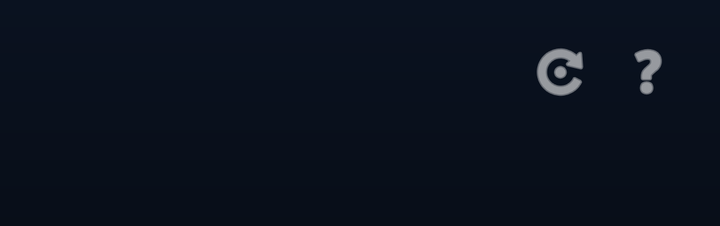
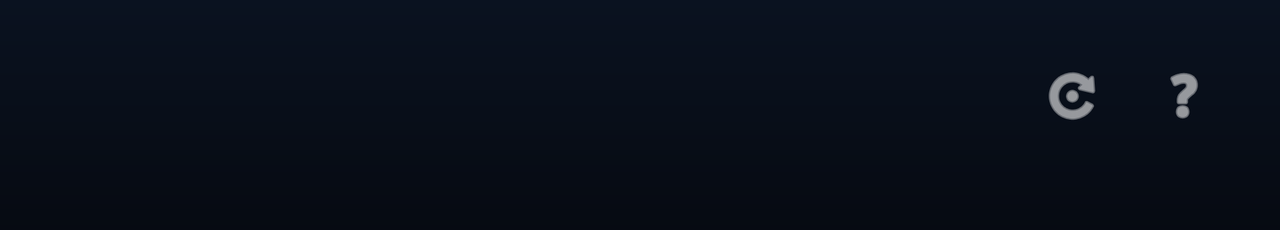

The same Android screen from two of the app's own layout files: first res/layout/ as a phone draws it, then the repository's variant for another configuration, drawn on a device whose configuration selects that folder. Both files follow.
<!-- AndroidManifest.xml: application theme Theme.BrainyArcade -->
<!-- res/layout/layout_game_header.xml -->
<?xml version="1.0" encoding="utf-8"?>
<androidx.constraintlayout.widget.ConstraintLayout xmlns:android="http://schemas.android.com/apk/res/android"
    xmlns:app="http://schemas.android.com/apk/res-auto"
    android:layout_width="match_parent"
    android:layout_height="wrap_content"
    android:padding="16dp">

    <TextView
        android:id="@+id/header_title"
        android:layout_width="0dp"
        android:layout_height="wrap_content"
        android:textColor="@color/text_white"
        android:textSize="26sp"
        android:fontFamily="sans-serif-black"
        android:letterSpacing="0.05"
        android:shadowColor="@color/neon_cyan_glow"
        android:shadowRadius="15"
        app:layout_constraintTop_toTopOf="parent"
        app:layout_constraintStart_toStartOf="parent"
        app:layout_constraintEnd_toStartOf="@id/header_buttons_panel"
        android:layout_marginEnd="8dp" />

    <TextView
        android:id="@+id/header_category"
        android:layout_width="0dp"
        android:layout_height="wrap_content"
        android:textColor="@color/neon_cyan"
        android:textSize="11sp"
        android:textStyle="bold"
        android:textAllCaps="true"
        android:letterSpacing="0.1"
        app:layout_constraintTop_toBottomOf="@id/header_title"
        app:layout_constraintStart_toStartOf="parent"
        app:layout_constraintEnd_toStartOf="@id/header_buttons_panel"
        android:layout_marginEnd="8dp" />

    <LinearLayout
        android:id="@+id/header_buttons_panel"
        android:layout_width="wrap_content"
        android:layout_height="wrap_content"
        android:orientation="horizontal"
        app:layout_constraintTop_toTopOf="parent"
        app:layout_constraintEnd_toEndOf="parent">

        <ImageButton
            android:id="@+id/header_restart"
            android:layout_width="40dp"
            android:layout_height="40dp"
            android:background="?attr/selectableItemBackgroundBorderless"
            android:src="@android:drawable/ic_menu_rotate"
            app:tint="@color/text_white"
            android:focusable="false"
            android:layout_marginEnd="4dp"
            android:contentDescription="New Game" />

        <ImageButton
            android:id="@+id/header_help"
            android:layout_width="40dp"
            android:layout_height="40dp"
            android:background="?attr/selectableItemBackgroundBorderless"
            android:src="@android:drawable/ic_menu_help"
            app:tint="@color/text_white"
            android:focusable="false"
            android:contentDescription="How to Play" />
    </LinearLayout>

    <LinearLayout
        android:id="@+id/header_stats_panel"
        android:layout_width="0dp"
        android:layout_height="wrap_content"
        android:orientation="horizontal"
        android:gravity="center_vertical"
        android:layout_marginTop="10dp"
        app:layout_constraintTop_toBottomOf="@id/header_category"
        app:layout_constraintStart_toStartOf="parent"
        app:layout_constraintEnd_toEndOf="parent">

        <TextView
            android:id="@+id/header_level"
            android:layout_width="wrap_content"
            android:layout_height="wrap_content"
            android:textColor="@color/neon_cyan"
            android:textSize="14sp"
            android:fontFamily="sans-serif-black"
            android:visibility="gone"
            android:layout_marginEnd="16dp" />

        <TextView
            android:id="@+id/header_score"
            android:layout_width="wrap_content"
            android:layout_height="wrap_content"
            android:textColor="@color/text_white"
            android:textSize="16sp"
            android:fontFamily="sans-serif-medium"
            android:layout_marginEnd="16dp" />

        <TextView
            android:id="@+id/header_best"
            android:layout_width="wrap_content"
            android:layout_height="wrap_content"
            android:textColor="@color/gold"
            android:textSize="12sp"
            android:textStyle="bold" />
    </LinearLayout>

</androidx.constraintlayout.widget.ConstraintLayout>
<!-- resources referenced by this layout -->
<resources>
  <color name="gold">#FFD700</color>
  <color name="neon_cyan">#00BCD4</color>
  <color name="neon_cyan_glow">#4D00BCD4</color>
  <color name="text_white">#F5F5F5</color>
  <style name="Theme.BrainyArcade" parent="Theme.Material3.Dark.NoActionBar">
          <item name="colorPrimary">@color/neon_cyan</item>
          <item name="android:windowBackground">@drawable/bg_app_gradient</item>
          <item name="android:statusBarColor">@color/background_pitch_black</item>
          <item name="colorAccent">@color/neon_cyan</item>
          <item name="android:alertDialogTheme">@style/Theme.BrainyArcade.Dialog</item>
          <item name="android:fitsSystemWindows">true</item>
      </style>
  <!-- drawable bg_app_gradient (drawable) -->
  <?xml version="1.0" encoding="utf-8"?>
  <shape xmlns:android="http://schemas.android.com/apk/res/android"
      android:shape="rectangle">
      <gradient
          android:type="linear"
          android:angle="270"
          android:startColor="#0A1220"
          android:centerColor="#04060A"
          android:endColor="#020305" />
  </shape>
  <color name="background_pitch_black">#050505</color>
  <style name="Theme.BrainyArcade.Dialog" parent="Theme.Material3.Dark.Dialog">
          <item name="android:windowBackground">@color/background_card</item>
          <item name="android:textColor">@color/text_white</item>
          <item name="colorAccent">@color/neon_cyan</item>
          <item name="colorPrimary">@color/neon_cyan</item>
          <item name="android:textColorPrimary">@color/text_white</item>
          <item name="android:textColorSecondary">@color/text_gray_light</item>
          <item name="colorOnSurface">@color/text_white</item>
          <item name="android:textColorAlertDialogListItem">@color/text_white</item>
          <item name="textColorAlertDialogListItem">@color/text_white</item>
      </style>
  <color name="background_card">#181818</color>
  <color name="text_gray_light">#A0A0A0</color>
</resources>
<!-- res/layout-land/layout_game_header.xml (the repository's variant of the layout above) -->
<!-- drawn on the phone turned sideways -->
<?xml version="1.0" encoding="utf-8"?>
<RelativeLayout xmlns:android="http://schemas.android.com/apk/res/android"
    xmlns:app="http://schemas.android.com/apk/res-auto"
    android:layout_width="match_parent"
    android:layout_height="wrap_content"
    android:padding="24dp">

    <LinearLayout
        android:layout_width="wrap_content"
        android:layout_height="wrap_content"
        android:layout_alignParentStart="true"
        android:layout_toStartOf="@+id/header_right_panel"
        android:orientation="vertical">

        <TextView
            android:id="@+id/header_title"
            android:layout_width="wrap_content"
            android:layout_height="wrap_content"
            android:textColor="@color/text_white"
            android:textSize="36sp"
            android:fontFamily="sans-serif-black"
            android:letterSpacing="0.05"
            android:shadowColor="@color/neon_cyan_glow"
            android:shadowRadius="15" />

        <TextView
            android:id="@+id/header_category"
            android:layout_width="wrap_content"
            android:layout_height="wrap_content"
            android:textColor="@color/neon_cyan"
            android:textSize="14sp"
            android:textStyle="bold"
            android:textAllCaps="true"
            android:letterSpacing="0.1" />

    </LinearLayout>

    <LinearLayout
        android:id="@+id/header_right_panel"
        android:layout_width="wrap_content"
        android:layout_height="wrap_content"
        android:layout_alignParentEnd="true"
        android:gravity="center_vertical"
        android:orientation="horizontal">

        <LinearLayout
            android:layout_width="wrap_content"
            android:layout_height="wrap_content"
            android:orientation="vertical"
            android:gravity="end"
            android:layout_marginEnd="16dp">

            <TextView
                android:id="@+id/header_level"
                android:layout_width="wrap_content"
                android:layout_height="wrap_content"
                android:textColor="@color/neon_cyan"
                android:textSize="18sp"
                android:fontFamily="sans-serif-black"
                android:visibility="gone" />

            <TextView
                android:id="@+id/header_score"
                android:layout_width="wrap_content"
                android:layout_height="wrap_content"
                android:textColor="@color/text_white"
                android:textSize="20sp"
                android:fontFamily="sans-serif-medium" />

            <TextView
                android:id="@+id/header_best"
                android:layout_width="wrap_content"
                android:layout_height="wrap_content"
                android:textColor="@color/gold"
                android:textSize="12sp"
                android:textStyle="bold" />
        </LinearLayout>

        
        <ImageButton
            android:id="@+id/header_restart"
            android:layout_width="48dp"
            android:layout_height="48dp"
            android:background="?attr/selectableItemBackgroundBorderless"
            android:src="@android:drawable/ic_menu_rotate"
            app:tint="@color/text_white"
            android:focusable="false"
            android:layout_marginEnd="8dp"
            android:contentDescription="New Game" />

        
        <ImageButton
            android:id="@+id/header_help"
            android:layout_width="48dp"
            android:layout_height="48dp"
            android:background="?attr/selectableItemBackgroundBorderless"
            android:src="@android:drawable/ic_menu_help"
            app:tint="@color/text_white"
            android:focusable="false"
            android:contentDescription="How to Play" />

    </LinearLayout>

</RelativeLayout>
